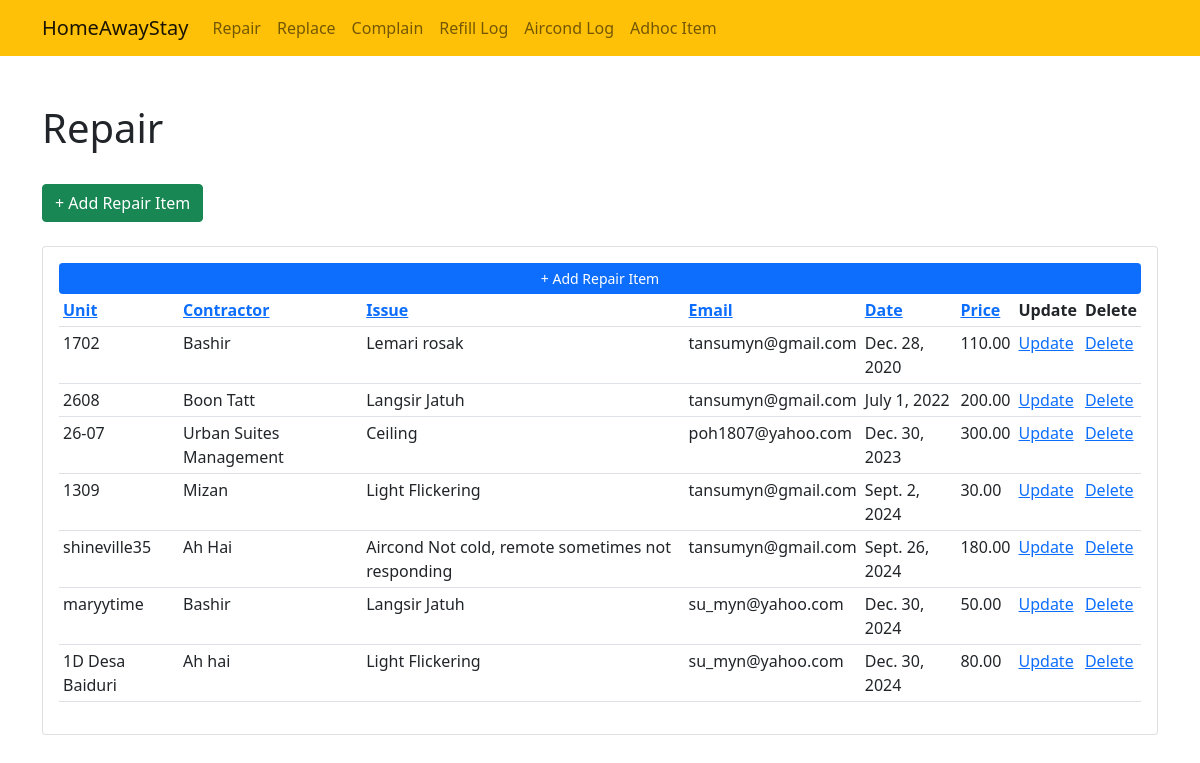
/repair/, run on the app's committed database.
### homestay/models.py (models this page shows, shortened)
class RepairForm(models.Model):
    unit_number = models.CharField(max_length=20)
    contractor = models.CharField(max_length=40)
    repair_issue = models.CharField(max_length=200)
    email = models.EmailField()
    date = models.DateField()
    price = models.DecimalField(max_digits=10, decimal_places=2)

### homestay/views.py (the view)
# urls.py: path('repair/', views.repair, name='repair'),
def repair(request):
    sort_by = request.GET.get('sort_by', 'date')  # Default sort by date
    order = request.GET.get('order', 'asc')  # Default ascending order
    repair_forms = RepairForm.objects.all()
    if order == 'desc':
        sort_by = F(sort_by).desc(nulls_last=True)
    else:
        sort_by = F(sort_by).asc(nulls_last=True)
    repair_forms = repair_forms.order_by(sort_by)
    context = {
        'repair_forms': repair_forms,
        'current_sort': request.GET.get('sort_by', 'date'),
        'current_order': order,
    }
    return render(request, 'repair.html', context)

### homestay/templates/repair.html
{% extends 'base.html' %}
{% block content %}
<div class="container">
    <h1 class="pt-5">Repair</h1>
    <br>
    <a href="{% url 'add_repair' %}" class="btn btn-success" role="button">+ Add Repair Item</a>
    <br>
    <br>
</div>
<div class="container">
    <div class="card card-body">
        <a class="btn btn-primary btn-sm btn-block" href="{% url 'add_repair' %}">+ Add Repair Item</a>
        <table class="table table-sm">
            <tr>
                <th><a href="?sort_by=unit_number&order={% if current_sort == 'unit_number' and current_order == 'asc' %}desc{% else %}asc{% endif %}">Unit</a></th>
                <th><a href="?sort_by=contractor&order={% if current_sort == 'contractor' and current_order == 'asc' %}desc{% else %}asc{% endif %}">Contractor</a></th>
                <th><a href="?sort_by=repair_issue&order={% if current_sort == 'repair_issue' and current_order == 'asc' %}desc{% else %}asc{% endif %}">Issue</a></th>
                <th><a href="?sort_by=email&order={% if current_sort == 'email' and current_order == 'asc' %}desc{% else %}asc{% endif %}">Email</a></th>
                <th><a href="?sort_by=date&order={% if current_sort == 'date' and current_order == 'asc' %}desc{% else %}asc{% endif %}">Date</a></th>
                <th><a href="?sort_by=price&order={% if current_sort == 'price' and current_order == 'asc' %}desc{% else %}asc{% endif %}">Price</a></th>
                <th>Update</th>
                <th>Delete</th>
            </tr>
            {% for n in repair_forms %}
                <tr>
                    <td>{{n.unit_number}}</td>
                    <td>{{n.contractor}}</td>
                    <td>{{n.repair_issue}}</td>
                    <td>{{n.email}}</td>
                    <td>{{n.date}}</td>
                    <td>{{n.price}}</td>
                    <td><a href="">Update</a></td>
                    <td><a href="">Delete</a></td>
                </tr>
            {% endfor %}
        </table>
    </div>
</div>
<br>
</div>
{% endblock %}

### homestay/templates/base.html (shortened to what this page needs)
<!doctype html>
<html>
    <head>
        <link rel="stylesheet" href="https://cdn.jsdelivr.net/npm/bootstrap@5.1.3/dist/css/bootstrap.min.css">
    </head>
    <body>
        <nav class="navbar navbar-expand-lg navbar-light bg-warning">
          <div class="container">
            <a class="navbar-brand" href="{% url 'index' %}">HomeAwayStay</a>
            <div class="collapse navbar-collapse" id="navbarNav">
              <ul class="navbar-nav">
                <li class="nav-item {% if request.path == '/repair/' %}active{% endif %}">
                  <a class="nav-link" href="{% url 'repair' %}">Repair</a>
                </li>
                <li class="nav-item {% if request.path == '/replace/' %}active{% endif %}">
                  <a class="nav-link" href="{% url 'replace' %}">Replace</a>
                </li>
                <li class="nav-item {% if request.path == '/complain/' %}active{% endif %}">
                  <a class="nav-link" href="{% url 'complain' %}">Complain</a>
                </li>
                <li class="nav-item {% if request.path == '/refill_log/' %}active{% endif %}">
                  <a class="nav-link" href="{% url 'refill_log' %}">Refill Log</a>
                </li>
                <li class="nav-item {% if request.path == '/aircond_log/' %}active{% endif %}">
                  <a class="nav-link" href="{% url 'aircond_log' %}">Aircond Log</a>
                </li>
                <li class="nav-item {% if request.path == '/adhoc_item/' %}active{% endif %}">
                  <a class="nav-link" href="{% url 'adhoc_item' %}">Adhoc Item</a>
                </li>
              </ul>
            </div>
          </div>
        </nav>
        <div class=""container>
            {% block content %}
            {% endblock %}
    </body>
</html>

### data on the page
RepairForm: unit_number "1702", contractor "Bashir", repair_issue "Lemari rosak", email "tansumyn@gmail.com", date "Dec. 28, 2020", price "110.00"
RepairForm: unit_number "2608", contractor "Boon Tatt", repair_issue "Langsir Jatuh", email "tansumyn@gmail.com", date "July 1, 2022", price "200.00"
RepairForm: unit_number "26-07", contractor "Urban Suites Management", repair_issue "Ceiling", email "poh1807@yahoo.com", date "Dec. 30, 2023", price "300.00"
RepairForm: unit_number "1309", contractor "Mizan", repair_issue "Light Flickering", email "tansumyn@gmail.com", date "Sept. 2, 2024", price "30.00"
RepairForm: unit_number "shineville35", contractor "Ah Hai", repair_issue "Aircond Not cold, remote sometimes not responding", email "tansumyn@gmail.com", date "Sept. 26, 2024", price "180.00"
RepairForm: unit_number "maryytime", contractor "Bashir", repair_issue "Langsir Jatuh", email "su_myn@yahoo.com", date "Dec. 30, 2024", price "50.00"
RepairForm: unit_number "1D Desa Baiduri", contractor "Ah hai", repair_issue "Light Flickering", email "su_myn@yahoo.com", date "Dec. 30, 2024", price "80.00"
